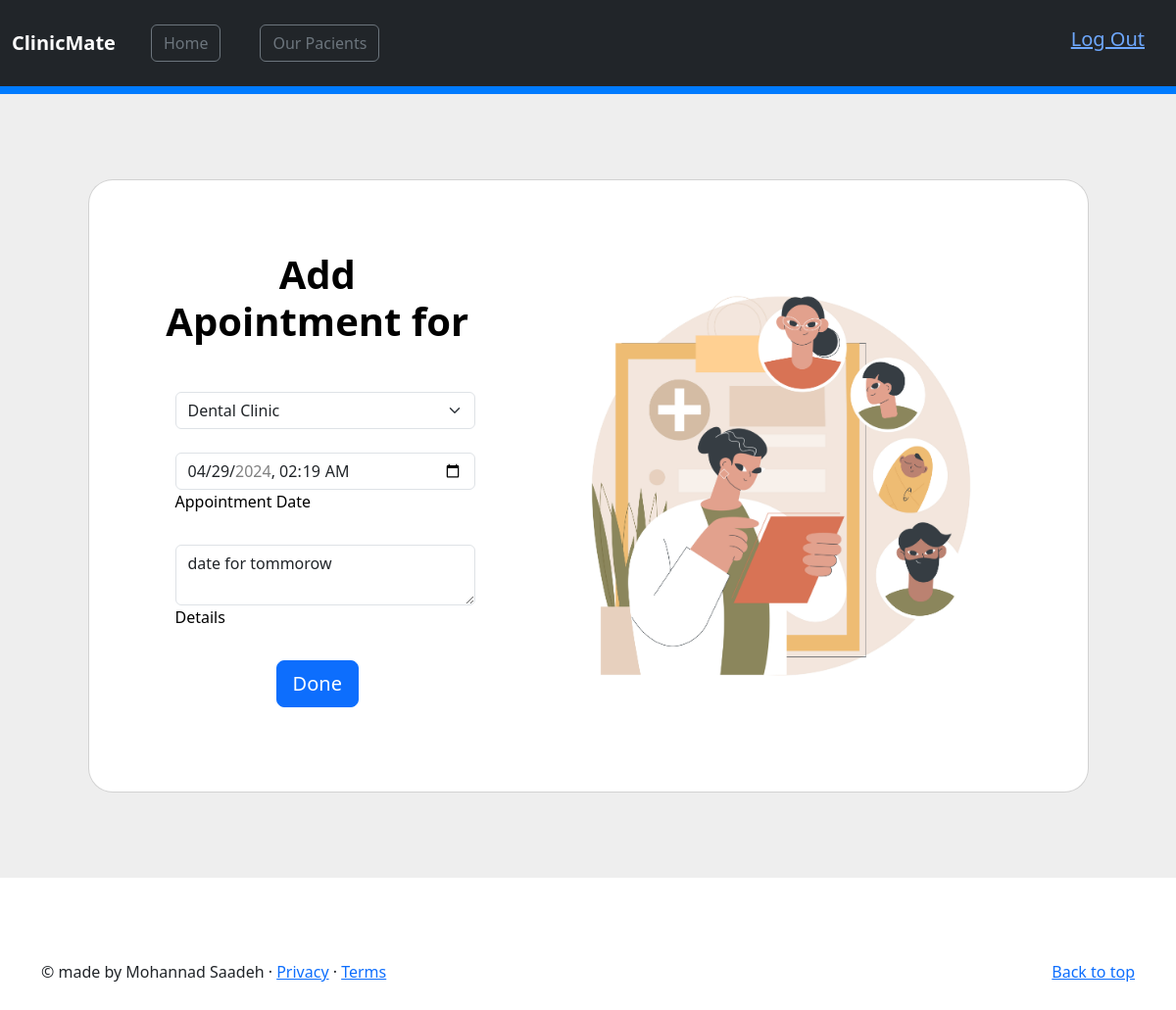
Screenshot of /edit_appointment/23 with the database file from the repository.
### ams_app/models.py (models this page shows, shortened)
class Appointment(models.Model):
    appointment_date = models.DateTimeField()
    appointment_details = models.TextField()
    pacient = models.ForeignKey(Pacient, related_name="appointments", on_delete = models.CASCADE)
    clinic = models.ForeignKey(Clinic, related_name="appointments", on_delete = models.CASCADE)
    created_at = models.DateTimeField(auto_now_add=True)
    updated_at = models.DateTimeField(auto_now=True)
    objects = AppointmentManager()

class Clinic(models.Model):
    clinic_name = models.CharField(max_length=100)
    clinic_specialty = models.CharField(max_length=100)
    clinic_details = models.TextField()
    created_at = models.DateTimeField(auto_now_add=True)
    updated_at = models.DateTimeField(auto_now=True)
    objects = ClinicManager()
    def __str__(self):
        return self.clinic_name

### ams_app/views.py (the view)
# urls.py: path('edit_appointment/<int:id>', views.edit_appointment),
def edit_appointment(request, id):
    appointments = models.Appointment.objects.get(id=id)
    appointments_date = appointments.appointment_date.strftime('%Y-%m-%dT%H:%M')
    min_datetime = models.date_time_min().strftime('%Y-%m-%dT%H:%M')
    max_datetime = models.date_time_max().strftime('%Y-%m-%dT%H:%M')
    clinics = models.Clinic.objects.all()
    context = {
        'appointments': appointments,
        'clinics': clinics,
        'appointments_date': appointments_date,
        'min_datetime': min_datetime,
        'max_datetime': max_datetime,
        }
    print(appointments_date)
    return render(request, 'edit_appointment.html', context )

### ams_app/models.py (called while the page is built)
def date_time_min():
    working_hours_start = "09:00"
    min_datetime = datetime.datetime.combine(datetime.date.today(), datetime.datetime.strptime(working_hours_start, "%H:%M").time())
    return min_datetime

def date_time_max():
    working_hours_end = "17:00"
    add_one_week = datetime.timedelta(days=7)
    max_datetime = datetime.datetime.combine(datetime.date.today(), datetime.datetime.strptime(working_hours_end, "%H:%M").time())+add_one_week
    return max_datetime

### ams_app/templates/edit_appointment.html (shortened to what this page needs)
<!doctype html>
<html lang="en" data-bs-theme="auto">
<head>
    {% load static %}
    <link rel="stylesheet" href="{% static 'css/style.css' %}">
    <link rel="stylesheet" href="{% static 'css/bootstrap.css' %}">
    <link rel="stylesheet" href="https://cdn.jsdelivr.net/npm/@docsearch/css@3">
    <link href="/docs/5.3/dist/css/bootstrap.min.css" rel="stylesheet">
</head>
<body>
    <header data-bs-theme="dark">
        <nav class="navbar navbar-expand-md navbar-dark fixed-top bg-dark">
        <div class="container-fluid">
            <a class="navbar-brand" href="#">ClinicMate</a>
            <div class="collapse navbar-collapse" id="navbarCollapse">
                <ul class="navbar-nav me-auto mb-2 mb-md-0">
                    <li class="nav-item">
                    <a class="btn btn-outline-secondary" aria-current="page" href="/">Home</a>
                    </li>
                    <li class="nav-item">
                    <a class="btn btn-outline-secondary" href="/pacients_page">Our Pacients</a>
                    </li>
                </ul>
            <div class="login_admin" >
                <h5><a href="/logout"> Log Out </a></h5>
            </div>
            </div>
        </div>
        </nav>
        </header>
<main>
<div id="myCarousel" class="carousel slide mb-6" data-bs-ride="carousel">
    <section class="vh-100" style="background-color: #eee;">
        <div class="container h-100">
            <div class="row d-flex justify-content-center align-items-center h-100">
            <div class="col-lg-12 col-xl-11">
                <div class="card text-black" style="border-radius: 25px;">
                <div class="card-body p-md-5">
                    <div class="row justify-content-center">
                        <div class="col-md-10 col-lg-6 col-xl-5 order-2 order-lg-1">
                            <p class="text-center h1 fw-bold mb-5 mx-1 mx-md-4 mt-4">Add Apointment for <h2 style="color: rgb(0, 204, 102);" >{{pacient.patient_first_name}} {{pacient.patient_last_name}}</h2> </p>
                            <form class="mx-1 mx-md-4" action="/update_appointment/{{appointments.id}}" method="post">
                                <div class="d-flex flex-row align-items-center mb-4">
                                    <div data-mdb-input-init class="form-outline flex-fill mb-0">
                                        <div data-mdb-input-init class="form-outline flex-fill mb-0">
                                            <select name="clinic_name" class="form-select" >
                                            <option selected>{{appointments.clinic}}</option>
                                            </select>
                                        </div>
                                    </div>
                                </div>
                                <div class="d-flex flex-row align-items-center mb-4">
                                    <div data-mdb-input-init class="form-outline flex-fill mb-0">
                                        <input    name="appointment_date" type="datetime-local" id="form3Example1c" class="form-control" min="{{ min_datetime }}"
                                        max="{{ max_datetime }}" value="{{appointments_date}}" />
                                        <label class="form-label" for="form3Example1c">Appointment Date</label>
                                    </div>
                                </div>
                                <div class="d-flex flex-row align-items-center mb-4">
                                    <div data-mdb-input-init class="form-outline flex-fill mb-0">
                                        <textarea name="appointment_details" id="form3Example3c"  class="form-control" cols="2" rows="2"  >{{appointments.appointment_details}}</textarea>
                                        <label class="form-label" for="form3Example3c">Details</label>
                                    </div>
                                </div>
                                    <div class="d-flex justify-content-center mx-4 mb-3 mb-lg-4">
                                        <button type="submit" data-mdb-button-init data-mdb-ripple-init class="btn btn-primary btn-lg">Done</button>
                                    </div>
                            </form>
                        </div>
                            <div class="col-md-10 col-lg-6 col-xl-7 d-flex align-items-center order-1 order-lg-2">
                                <img src="{% static 'img\addindpacient.jpg' %}"
                                class="img-fluid" alt="Sample image">
                            </div>
                    </div>
                    </div>
                </div>
                </div>
            </div>
            </div>
        </div>
<footer class="container">
<p class="float-end"><a href="#">Back to top</a></p>
<p>&copy; made by Mohannad Saadeh &middot; <a href="#">Privacy</a> &middot; <a href="#">Terms</a></p>
</footer>
</main>
    </body>
</html>

### ams_app/static/css/style.css (style rules this page uses)
body { padding-top: 3rem; padding-bottom: 3rem; color: rgb(var(--bs-tertiary-color-rgb)); }
.carousel { margin-bottom: 4rem; }
.login_admin { display: flex; justify-content: space-between; margin: 20px; padding:0px, 20px, 0px, 20px; }
body { font-family: Arial, sans-serif; line-height: 1.6; margin: 0; padding: 0; }
header { background-color: #007bff; color: #fff; text-align: center; padding: 20px; }
.container { max-width: 800px; margin: 0 auto; padding: 20px; }
h5 { margin-left: 30px; }
body { font-family: Arial, sans-serif; background-color: #f0f0f0; margin: 0; padding: 0; }
body { font-family: "Lato", sans-serif; }
html, body { overflow-x: hidden; }
body { padding-top: 56px; }
li > a { margin-left: 20px; margin-right: 20px; }

### rows the page displays
Appointment: clinic_name "Dental Clinic", appointment_details "date for tommorow"
